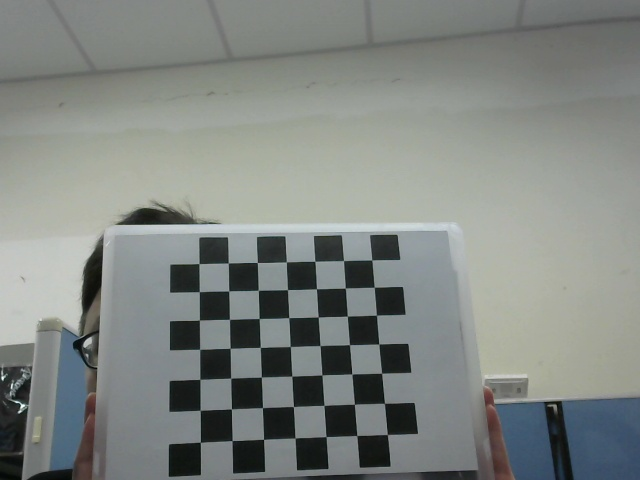
#> input picture image/1.jpg, 640 x 480 px
$ python test.py
#> lines starting #> are read from the running program, lines starting #| are printed output that depends on the picture
import cv2
import numpy as np
import math

def show_block1(_width, _height):
    side_num1 = 4                                      #長邊(預設x)切成幾塊
    block_length1 = max(_width, _height)//side_num1
    side_num2 = min(_width, _height)//block_length1+1  #短邊(預設y)切成幾塊
    block_length2 = min(_width, _height)//side_num2
    if _width < _height:
        hold_num = side_num1
        hold_length = block_length1
        side_num1 = side_num2
        block_length1 = block_length2
        side_num2 = hold_num
        block_length2 = hold_length

    block=[]
    for k in range(side_num2):
        for l in range(side_num1):
            if l == side_num1-1 and k == side_num2-1:
                block.append([l*block_length1, _width, k*block_length2, _height])
            elif l == side_num1-1:
                block.append([l*block_length1, _width, k*block_length2, (k+1)*block_length2])
            elif k == side_num2-1:
                block.append([l*block_length1, (l+1)*block_length1, k*block_length2, _height])
            else:
                block.append([l*block_length1, (l+1)*block_length1, k*block_length2, (k+1)*block_length2]) #append([x左,x右,y上,y下])
    #print('block[x左,x右,y上,y下]: ', block)    #由左至右由上至下
    return side_num1, side_num2, block_length1, block_length2, block

def show_block2(_width, _height):

    side_num1 = 4                                      #長邊(預設x)切成幾塊
    block_length1 = max(_width, _height)//side_num1
    side_num2 = min(_width, _height)//block_length1+1  #短邊(預設y)切成幾塊
    block_length2 = min(_width, _height)//side_num2

    if _width < _height:
        side_num1, side_num2 = side_num2, side_num1
        block_length1, block_length2 = block_length2, block_length1

    block=[]
    for k in range(side_num2):
        for l in range(side_num1):
            block.append([l*block_length1, (l+1)*block_length1, k*block_length2, (k+1)*block_length2]) #append([x左,x右,y上,y下])

    #print('block[x左,x右,y上,y下]: ', block)    #由左至右由上至下
    return side_num1, side_num2, block_length1, block_length2, block

def test1(_wid0th, _width, _hei0ght, _height):

#> called with _wid0th = 0, _width = 640, _hei0ght = 0, _height = 480
    spacing = 2
    pixel_width = math.floor(((_width-_wid0th-2)/spacing)+1)
    pixel_height = math.floor(((_height-_hei0ght-2)/spacing)+1)

    pixel=[]
    for m in range(pixel_width):
        for n in range(pixel_height):
            pixel.append([(m+0.5)*spacing+_wid0th, (n+0.5)*spacing+_hei0ght])
    #print(np.shape(pixel), len(pixel))  #(3072, 2) 3072
    return pixel

def test2(_wid0th, _width, _hei0ght, _height):

#> called with _wid0th = 0, _width = 640, _hei0ght = 0, _height = 480
    pixel=[]
    spacing = 2
    pixel_width = math.floor(((_width-_wid0th-2)/spacing)+1)
    pixel_height = math.floor(((_height-_hei0ght-2)/spacing)+1)

    # (1, 1) ----> first point, (width-1, height-1) ----> last point
    for m in range(pixel_width):
        for n in range(pixel_height):
            pixel.append([1+m*spacing, 1+n*spacing])

    return pixel

def collect_image():
    a = []
    corner_x, corner_y = 7, 7
    gray = cv2.imread("image/1.jpg", 0)
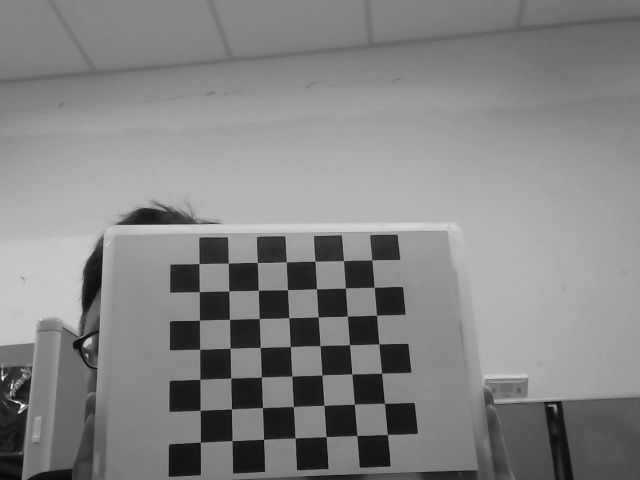
#> gray: shape (480, 640); min 6, max 255, mean 131.8
    ret, corners = cv2.findChessboardCorners(gray, (corner_x, corner_y), None)  #find if the image have chessboard inside
#> ret = True; corners = 49 rows, first 8: [387.3, 434.6], [356.6, 435.7], [326, 436.5], [295, 438], [263.6, 439.2], [232.1, 440.7], [200.2, 442.3], [384.1, 403]
    if ret:
        a.append(corners)
        # a.append(corners)

    return a

def parse_imgpoints1(imgpoints):     #sub_function used by dimension statistic
    # print("before:",np.array(imgpoints).shape)
    pts = np.array(imgpoints).squeeze(axis=None)
    # print("pts.shape:", pts.shape)
    # print(pts.shape)
    # print("after:",pts.shape)
    if len(imgpoints) == 1:
        a = 1
        b, _ = pts.shape
    else:
        a, b, _ = pts.shape
    pts = np.resize(pts,(a*b,2)).tolist()    #resize to the format we want

    return pts

def parse_imgpoints2(imgpoints):     #sub_function used by dimension statistic

    # print("before:",np.array(imgpoints).shape)
    pts = np.array(imgpoints).squeeze(axis=None)
    # print("after:",pts.shape)

    if len(imgpoints) == 1:
        return pts.tolist()
    else:
        a, b, _ = pts.shape
        return np.resize(pts,(a*b,2)).tolist() #resize to the format we want

if __name__ == "__main__":
    _width, _height = 640, 480
    pixel1 = test1(0, _width, 0, _height)
    pixel2 = test2(0, _width, 0, _height)
    _1, _2, _3 , _4, block1 = show_block1(_width, _height)
    _1, _2, _3 , _4, block2 = show_block2(_width, _height)

    img = collect_image()
#> img = 1 item
    img_preprocess1 = parse_imgpoints1(img)
#> in parse_imgpoints1, `pts = np.array(imgpoints).squeeze(axis=None)`: pts = 49 pairs, first value 199 to 387.3, second value 259.9 to 442.3
#> img_preprocess1 has the same summary as pts in parse_imgpoints1
    img_preprocess2 = parse_imgpoints2(img)
#> img_preprocess2 has the same summary as pts in parse_imgpoints1

    # print(pixel1)
    # print(pixel2)
    # print(pixel1==pixel2)
    print(np.array(img_preprocess1).shape)
#| (49, 2)
    print(np.array(img_preprocess2).shape)
#| (49, 2)
    # [4 lines of commented-out code are left out]

$ run again, with image/10.jpg copied over image/1.jpg
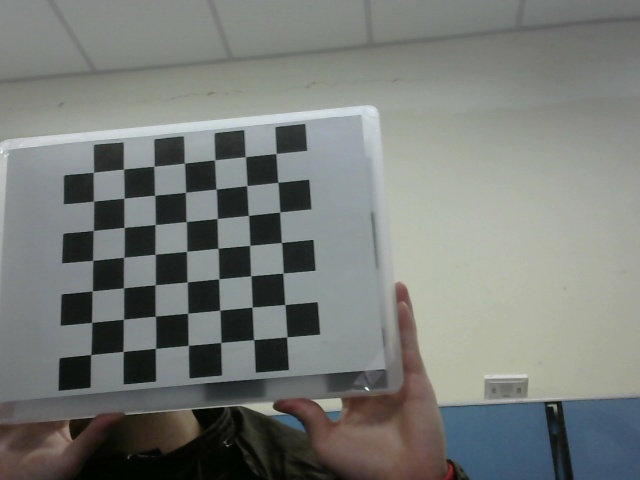
#> input picture image/10.jpg, 640 x 480 px
#> in collect_image, `gray = cv2.imread("image/1.jpg", 0)`:
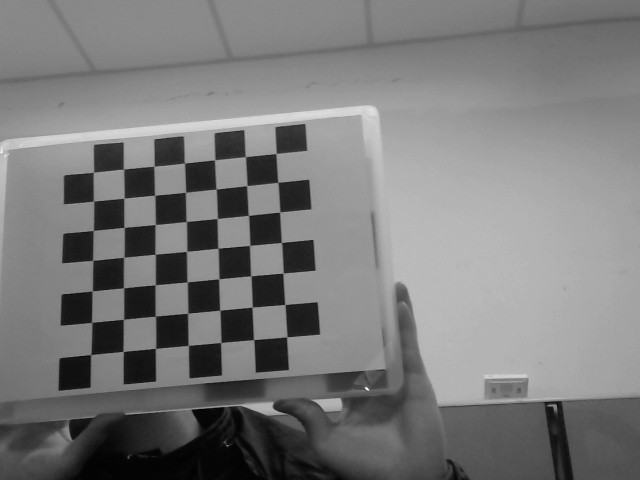
#> gray: shape (480, 640); min 1, max 255, mean 122.2
#> ret = True; corners = 49 rows, first 8: [276.1, 153.6], [277.8, 182.3], [279.7, 212.1], [281.1, 242.5], [282.9, 273], [284.8, 304.6], [286.9, 337.1], [245.1, 156.8]
#> img = 1 item
#> in parse_imgpoints1, `pts = np.array(imgpoints).squeeze(axis=None)`: pts = 49 pairs, first value 90.51 to 286.9, second value 153.6 to 354.6
#> img_preprocess1 has the same summary as pts in parse_imgpoints1
#> img_preprocess2 has the same summary as pts in parse_imgpoints1
#| (49, 2)
#| (49, 2)

$ run again, with image/11.jpg copied over image/1.jpg
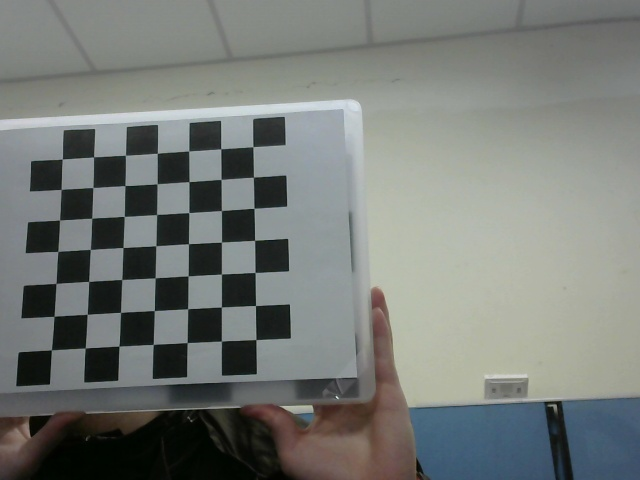
#> input picture image/11.jpg, 640 x 480 px
#> in collect_image, `gray = cv2.imread("image/1.jpg", 0)`:
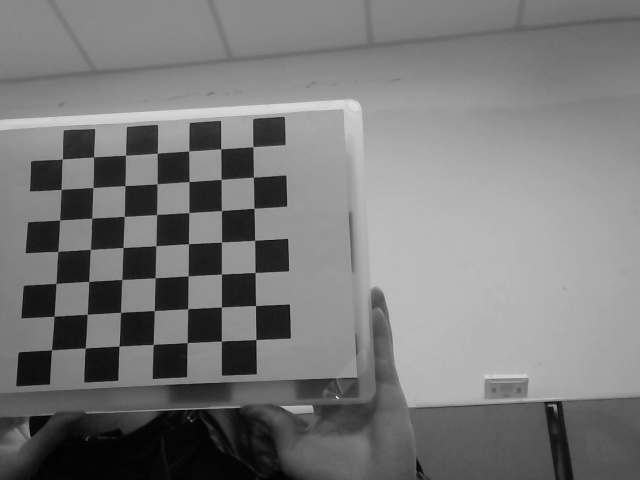
#> gray: shape (480, 640); min 0, max 226, mean 121.2
#> ret = True; corners = 49 rows, first 8: [253, 146.6], [253.2, 177.2], [254, 208.4], [254.4, 240.4], [255, 272.5], [255.4, 305.5], [256, 339.7], [220.9, 148.8]
#> img = 1 item
#> in parse_imgpoints1, `pts = np.array(imgpoints).squeeze(axis=None)`: pts = 49 pairs, first value 51.37 to 256, second value 146.6 to 349.7
#> img_preprocess1 has the same summary as pts in parse_imgpoints1
#> img_preprocess2 has the same summary as pts in parse_imgpoints1
#| (49, 2)
#| (49, 2)

$ run again, with image/12.jpg copied over image/1.jpg
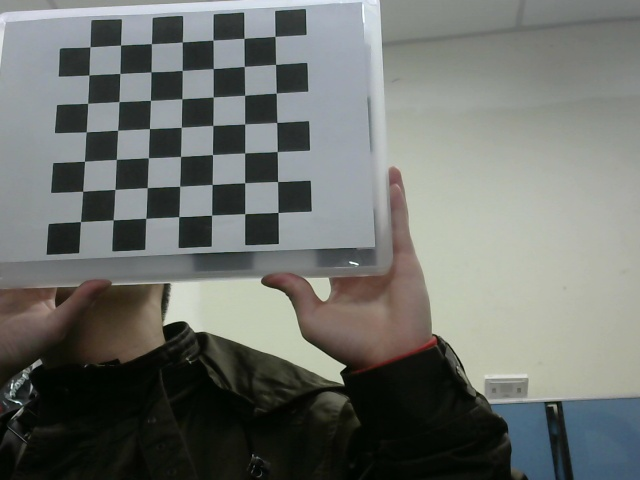
#> input picture image/12.jpg, 640 x 480 px
#> in collect_image, `gray = cv2.imread("image/1.jpg", 0)`:
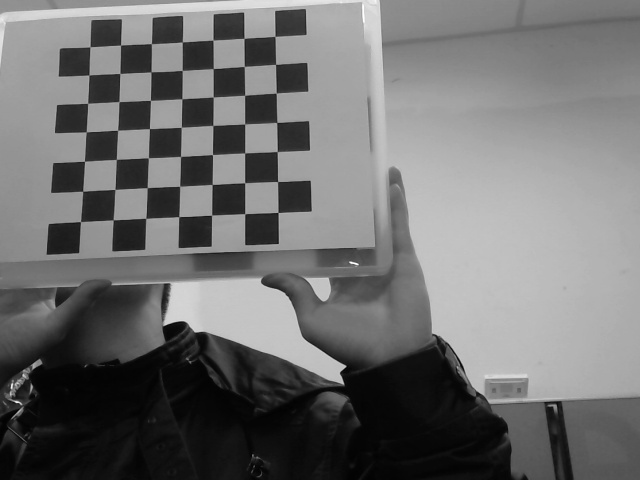
#> gray: shape (480, 640); min 0, max 255, mean 111.8
#> ret = True; corners = 49 rows, first 8: [274.9, 36.3], [275.5, 64.31], [276.2, 93.21], [276.7, 122.5], [277.2, 151.7], [277.5, 181.6], [278, 212.4], [243.9, 38.4]
#> img = 1 item
#> in parse_imgpoints1, `pts = np.array(imgpoints).squeeze(axis=None)`: pts = 49 pairs, first value 80.42 to 278, second value 36.3 to 221.6
#> img_preprocess1 has the same summary as pts in parse_imgpoints1
#> img_preprocess2 has the same summary as pts in parse_imgpoints1
#| (49, 2)
#| (49, 2)
